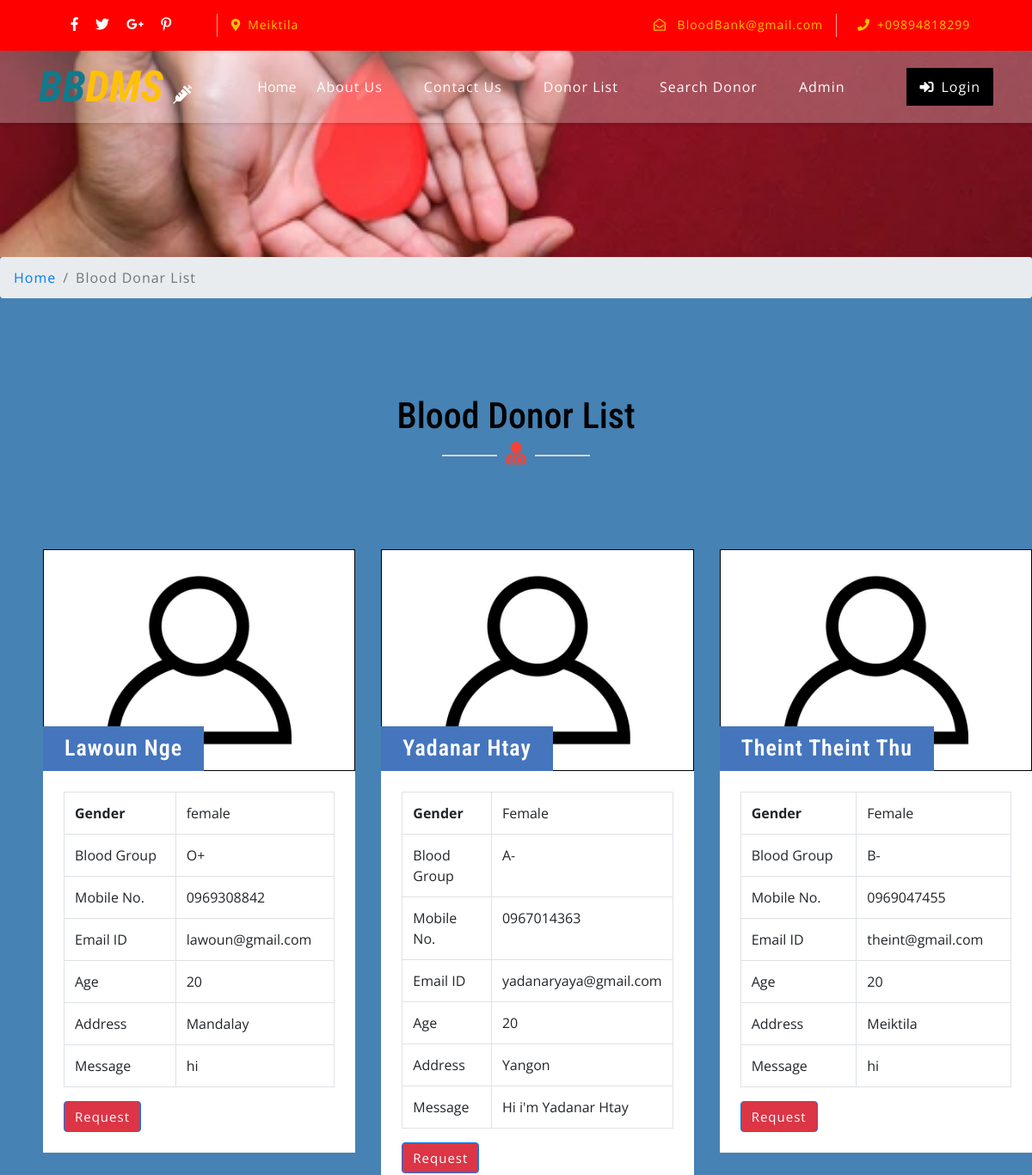
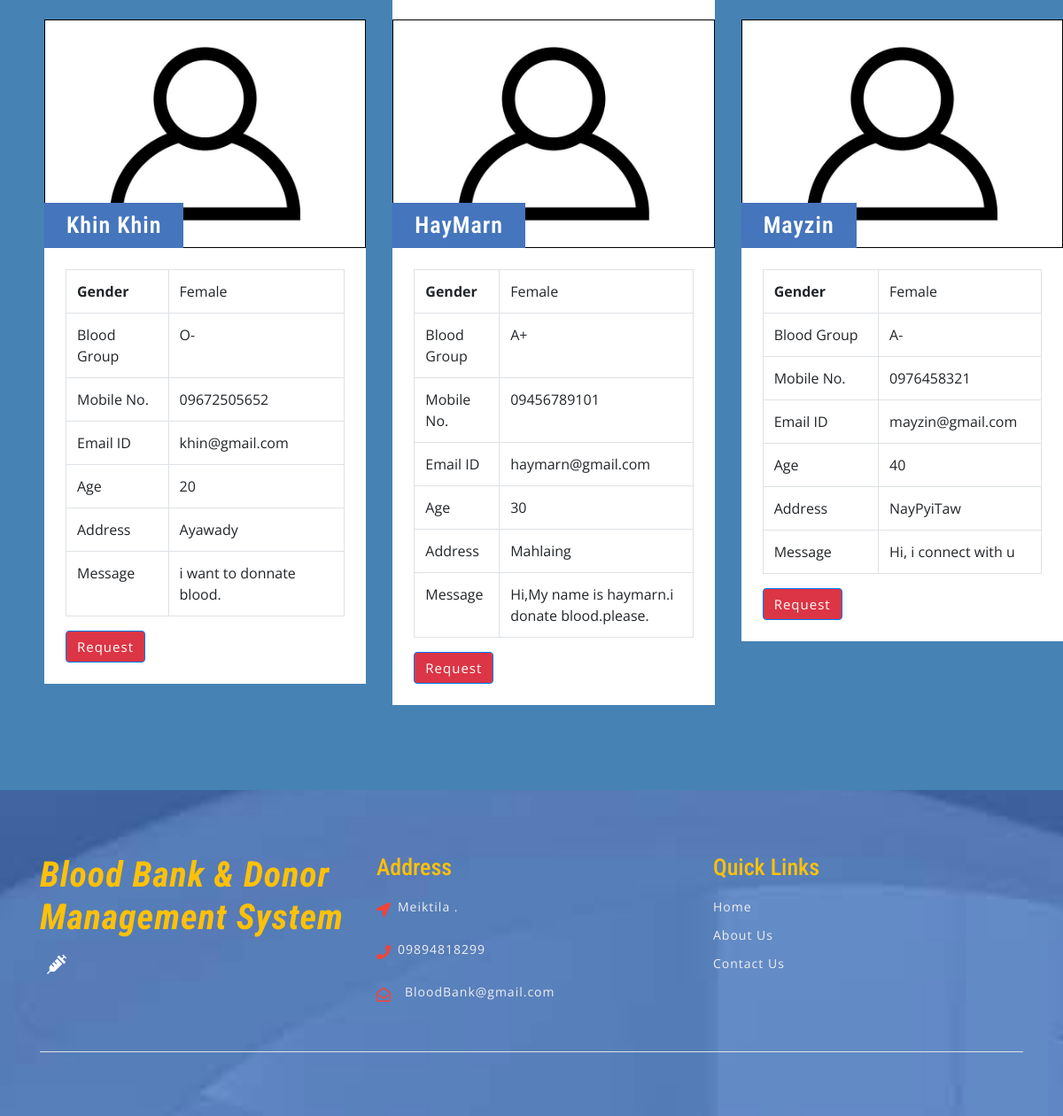
The app's page /bbdms/donor-list.php with its own data (2 pictures, top to bottom).
### tables this page shows
CREATE TABLE `tblcontactusinfo` (
  `id` int(11) NOT NULL,
  `Address` tinytext DEFAULT NULL,
  `EmailId` varchar(255) DEFAULT NULL,
  `ContactNo` char(11) DEFAULT NULL
);

CREATE TABLE `tblblooddonars` (
  `id` int(11) NOT NULL,
  `FullName` varchar(100) DEFAULT NULL,
  `MobileNumber` char(11) DEFAULT NULL,
  `EmailId` varchar(100) DEFAULT NULL,
  `Gender` varchar(20) DEFAULT NULL,
  `Age` int(11) DEFAULT NULL,
  `BloodGroup` varchar(20) DEFAULT NULL,
  `Address` varchar(255) DEFAULT NULL,
  `Message` mediumtext DEFAULT NULL,
  `PostingDate` timestamp NOT NULL DEFAULT current_timestamp(),
  `status` int(1) DEFAULT NULL,
  `Password` varchar(250) DEFAULT NULL
);

### bbdms/donor-list.php (the view, shortened to what this page needs)
<?php
include('includes/config.php');
?>
<!DOCTYPE html>
<html lang="zxx">
<head>
	<link rel="stylesheet" href="css/bootstrap.css">
	<link rel="stylesheet" href="css/style.css" type="text/css" media="all" />
	<link rel="stylesheet" href="css/fontawesome-all.css">
</head>
<body>
	<?php include('includes/header.php');?>
	<div class="inner-banner-w3ls">
	</div>
	<div class="breadcrumb-agile">
		<div aria-label="breadcrumb">
			<ol class="breadcrumb">
				<li class="breadcrumb-item">
					<a href="index.php">Home</a>
				</li>
				<li class="breadcrumb-item active" aria-current="page">Blood Donar List</li>
			</ol>
		</div>
	</div>
	<div class="agileits-contact py-5">
		<div class="py-xl-5 py-lg-3">
			<div class="w3ls-titles text-center mb-5">
				<h3 class="title">Blood Donor List</h3>
				<span>
					<i class="fas fa-user-md"></i>
				</span>
			</div>
			<div class="d-flex">
				<div class="row package-grids mt-5" style="padding-left: 50px;">
				<?php
$status=1;
$sql = "SELECT * from tblblooddonars where status=:status";
$query = $dbh -> prepare($sql);
$query->bindParam(':status',$status,PDO::PARAM_STR);
$query->execute();
$results=$query->fetchAll(PDO::FETCH_OBJ);
if($query->rowCount() > 0)
{
foreach($results as $result)
{ ?>
				<div class="col-md-4 pricing">
					<div class="price-top">
							<img src="images/blood-donor.jpg" alt="Blood Donot" style="border:1px #000 solid" class="img-fluid" />
						<h3><?php echo htmlentities($result->FullName);?>
						</h3>
					</div>
					<div class="price-bottom p-4">
<table class="table table-bordered">
    <tbody>
      <tr>
        <th>Gender</th>
        <td><?php echo htmlentities($result->Gender);?></td>
      </tr>
      <tr>
        <td>Blood Group</td>
        <td><?php echo htmlentities($result->BloodGroup);?></td>
      </tr>
      <tr>
        <td>Mobile No.</td>
        <td><?php echo htmlentities($result->MobileNumber);?></td>
      </tr>
         <tr>
        <td>Email ID</td>
        <td><?php echo htmlentities($result->EmailId);?></td>
      </tr>
               <tr>
        <td>Age</td>
        <td><?php echo htmlentities($result->Age);?></td>
      </tr>
        <tr>
        <td>Address</td>
        <td><?php echo htmlentities($result->Address);?></td>
      </tr>
<tr>
        <td>Message</td>
        <td><?php echo htmlentities($result->Message);?></td>
      </tr>
    </tbody>
</table>
<a class="btn btn-primary" style="color:#fff"  href="contact-blood.php?cid=<?php echo $result->id;?>">Request</a>
					</div>
				</div><br>
			<?php }} ?>
			</div>
			</div>
		</div>
	</div>
	<?php include('includes/footer.php');?>
</body>
</html>

### bbdms/includes/header.php (shortened to what this page needs)
    <header>
        <div class="top-bar py-3">
            <div class="container">
                <div class="row">
                    <div class="col-lg-7 top-social-agile">
                        <div class="row">
                            <ul class="col-lg-4 col-6 top-right-info text-center">
                                <li>
                                    <a href="#">
                                        <i class="fab fa-facebook-f"></i>
                                    </a>
                                </li>
                                <li class="mx-3">
                                    <a href="#">
                                        <i class="fab fa-twitter"></i>
                                    </a>
                                </li>
                                <li>
                                    <a href="#">
                                        <i class="fab fa-google-plus-g"></i>
                                    </a>
                                </li>
                                <li class="ml-3">
                                    <a href="#">
                                        <i class="fab fa-pinterest-p"></i>
                                    </a>
                                </li>
                            </ul><?php
$sql = "SELECT * from tblcontactusinfo";
$query = $dbh -> prepare($sql);
$query->execute();
$results=$query->fetchAll(PDO::FETCH_OBJ);
if($query->rowCount() > 0)
{
foreach($results as $result)
{ ?>
                            <div class="col-6 header-top_w3layouts pl-3 text-lg-left text-center">
                                <p class="text-white">
                                    <i class="fas fa-map-marker-alt mr-2"></i><?php  echo $result->Address; ?></p>
                            </div>
                        </div>
                    </div>
                    <div class="col-lg-5 top-social-agile text-lg-right text-center">
                        <div class="row">
                            <div class="col-lg-7 col-6 top-w3layouts">
                                <p class="text-white">
                                    <i class="far fa-envelope-open mr-2"></i>
                                    <a href="mailto:info@example.com" class="text-white"><?php  echo $result->EmailId; ?></a>
                                </p>
                            </div>
                            <div class="col-lg-5 col-6 header-w3layouts pl-4 text-lg-left">
                                <p class="text-white">
                                    <i class="fas fa-phone mr-2"></i>+<?php  echo $result->ContactNo; ?></p>
                            </div>
                        </div><?php } } ?>
                    </div>
                </div>
            </div>
        </div>
    </header>
    <div id="home">
        <div class="main-top py-1">
            <nav class="navbar navbar-expand-lg navbar-light fixed-navi">
                <div class="container">
                    <h1>
                        <a class="navbar-brand font-weight-bold font-italic" href="index.php">
                            <span>BB</span>DMS
                            <i class="fas fa-syringe"></i>
                        </a>
                    </h1>
                    <div class="collapse navbar-collapse text-center" id="navbarSupportedContent">
                        <ul class="navbar-nav ml-lg-auto">
                            <li class="nav-item active mt-lg-0 mt-3">
                                <a class="nav" href="index.php">Home
                                </a>
                            </li>
                            <li class="nav-item mx-lg-4 my-lg-0 my-3">
                                <a class="nav-link" href="about.php">About Us</a>
                            </li>
                            <li class="nav-item mx-lg-4 my-lg-0 my-3">
                                <a class="nav-link" href="contact.php">Contact Us</a>
                            </li>
                            <li class="nav-item mx-lg-4 my-lg-0 my-3">
                                <a class="nav-link" href="donor-list.php">Donor List</a>
                            </li>
                            <li class="nav-item mx-lg-4 my-lg-0 my-3">
                                <a class="nav-link" href="search-donor.php">Search Donor</a>
                            </li>
                            <?php if (strlen($_SESSION['bbdmsdid']==0)) {?>
                            <li class="nav-item mx-lg-4 my-lg-0 my-3">
                                <a class="nav-link" href="admin/index.php">Admin</a>
                            </li>
                        </ul>
                        <a href="login.php" class="login-button ml-lg-5 mt-lg-0 mt-4 mb-lg-0 mb-3" >
                            <i class="fas fa-sign-in-alt mr-2"></i>Login</a><?php } ?>
                    </div>
                </div>
            </nav>
        </div>
    </div>

### bbdms/includes/footer.php (shortened to what this page needs)
<footer>
    <div class="w3ls-footer-grids pt-sm-4 pt-3">
      <div class="container py-xl-5 py-lg-3">
        <div class="row">
          <div class="col-md-4 w3l-footer">
            <h2 class="mb-sm-3 mb-2">
              <a href="index.php" class="text-white font-italic font-weight-bold">
                <span>Blood Bank & </span>Donor Management System
                <i class="fas fa-syringe ml-2"></i>
              </a>
            </h2>
          </div>
          <div class="col-md-4 w3l-footer my-md-0 my-4">
            <h3 class="mb-sm-3 mb-2 text-white">Address</h3>
            <ul class="list-unstyled">
              <?php
$sql = "SELECT * from tblcontactusinfo";
$query = $dbh -> prepare($sql);
$query->execute();
$results=$query->fetchAll(PDO::FETCH_OBJ);
if($query->rowCount() > 0)
{
foreach($results as $result)
{ ?>
              <li>
                <i class="fas fa-location-arrow float-left"></i>
                <p class="ml-4">
                  <span><?php  echo $result->Address; ?>. </p>
                <div class="clearfix"></div>
              </li>
              <li class="my-3">
                <i class="fas fa-phone float-left"></i>
                <p class="ml-4"><?php  echo $result->ContactNo; ?></p>
                <div class="clearfix"></div>
              </li>
              <li>
                <i class="far fa-envelope-open float-left"></i>
                <a href="mailto:info@example.com" class="ml-3"><?php  echo $result->EmailId; ?></a>
                <div class="clearfix"></div>
              </li>
            <?php } } ?></ul>
          </div>
          <div class="col-md-4 w3l-footer">
            <h3 class="mb-sm-3 mb-2 text-white">Quick Links</h3>
            <div class="nav-w3-l">
              <ul class="list-unstyled">
                <li>
                  <a href="index.php">Home</a>
                </li>
                <li class="mt-2">
                  <a href="about.php">About Us</a>
                </li>
                <li class="mt-2">
                  <a href="contact.php">Contact Us</a>
                </li>
              </ul>
            </div>
          </div>
        </div>
        <div class="border-top mt-5 pt-lg-4 pt-3 pb-lg-0 pb-3 text-center">
        </div>
      </div>
    </div>
  </footer>

### bbdms/css/style.css (style rules this page uses)
body { padding: 0; margin: 0; background: #4682B4; font-family: 'Open Sans', sans-serif; }
body a { transition: 0.5s all; -webkit-transition: 0.5s all; -moz-transition: 0.5s all; -o-transition: 0.5s all; -ms-transition: 0.5s all; text-decoration: none; }
h1, h2, h3, h4, h5, h6 { margin: 0; padding: 0; font-family: 'Roboto Condensed', sans-serif; }
p { margin: 0; padding: 0; font-family: 'Open Sans', sans-serif; font-size: 15px; letter-spacing: 1px; line-height: 1.9; color: #d39e00; }
ul, ol { margin: 0; padding: 0; }
.top-bar { background: red; }
.top-right-info li i { color: #fff; transition: 0.5s all; -webkit-transition: 0.5s all; -moz-transition: 0.5s all; -o-transition: 0.5s all; -ms-transition: 0.5s all; }
.top-right-info li { display: inline-block; }
.header-top_w3layouts p, .header-w3layouts p, .top-w3layouts p { font-size: 14px; }
.header-top_w3layouts, .header-w3layouts { border-left: 1px solid rgba(255, 255, 255, 0.63); }
div#home { position: relative; }
.main-top { position: absolute; z-index: 999; width: 100%; background: rgba(255, 255, 255, 0.26); box-shadow: 0 2px 3px 0 rgba(0, 0, 0, 0.1); -webkit-transition: background-color .1s ease-in-out; -moz-transition: background-color .1s ease-in-out; -ms-transition: background-color .1s ease-in-out; -o-transition: background-color .1s ease-in-out; transition: background-color .1s ease-in-out; }
.navbar-light .navbar-nav .nav-link { padding: 0; color: #fff; background: transparent; font-size: 16px; letter-spacing: 1px; }
nav.fixed-navi ul { list-style: none; margin: 0; padding: 0; }
nav.fixed-navi ul li { float: left; }
a.navbar-brand { color: #f44336; font-size: 50px; padding: 0; }
.navbar-light .navbar-brand, .navbar-light .navbar-brand:hover, .navbar-light .navbar-brand:focus, .w3l-footer h2 a span { color: #ffc107; }
a.navbar-brand span { color: #117a8b; }
a.navbar-brand i, .w3l-footer h2 a i { color: #fff; font-size: 22px; }
a.login-button { color: #fff; letter-spacing: 1px; font-size: 16px; padding: 10px 15px; background: #000; display: inline-block; }
h3.title { color: #000; font-size: 42px; }
.w3ls-titles span { position: relative; }
.w3ls-titles span:before { content: " "; background: #d6d6d6; width: 64px; height: 2px; position: absolute; top: 9px; left: -75px; }
.w3ls-titles span:after { content: " "; background: #d6d6d6; width: 64px; height: 2px; position: absolute; top: 9px; right: -75px; }
.w3ls-titles i { color: #f44336; font-size: 26px; margin-top: 5px; }
.pricing { -webkit-transition: all 0.5s; -moz-transition: all 0.5s; -o-transition: all 0.5s; -ms-transition: all 0.5s; transition: all 0.5s; }
.price-top { position: relative; }
.price-top h3 { font-size: 26px; color: #fff; position: absolute; background: #4575bd; padding: 10px 25px; bottom: 0; letter-spacing: 1px; text-align: center; font-weight: 600; }
.price-bottom { background: #fff; }
.price-bottom a { color: #999; letter-spacing: 1px; font-size: 15px; }
footer { background: url(../images/bg3.jpg) no-repeat center fixed; background-size: cover; -webkit-background-size: cover; -moz-background-size: cover; -o-background-size: cover; -moz-background-size: cover; }
.w3l-footer h2 a { font-size: 40px; letter-spacing: 1px; }
.w3l-footer h3 { font-size: 26px; }
.w3l-footer p, .w3l-footer p a, .w3l-footer ul li a { font-size: 14px; color: #efefef; letter-spacing: 1px; }
.w3l-footer ul li i { color: #f44336; line-height: 2; }
.inner-banner-w3ls { background: url(../images/24.jpg) no-repeat center; background-size: cover; -webkit-background-size: cover; -moz-background-size: cover; -o-background-size: cover; -moz-background-size: cover; height: 20vw; }
.breadcrumb li a { color: #007bff; }
.breadcrumb li { letter-spacing: 1px; color: #000; }

### records on screen
tblcontactusinfo: Address "Meiktila", EmailId "BloodBank@gmail.com", ContactNo "09894818299"
tblblooddonars: FullName "Lawoun Nge", Gender "female", BloodGroup "O+", MobileNumber "0969308842", EmailId "lawoun@gmail.com", Age "20", Address "Mandalay", Message "hi"
tblblooddonars: FullName "Yadanar Htay", Gender "Female", BloodGroup "A-", MobileNumber "0967014363", EmailId "yadanaryaya@gmail.com", Age "20", Address "Yangon", Message "Hi i'm Yadanar Htay"
tblblooddonars: FullName "Theint Theint Thu", Gender "Female", BloodGroup "B-", MobileNumber "0969047455", EmailId "theint@gmail.com", Age "20", Address "Meiktila", Message "hi"
tblblooddonars: FullName "Khin Khin", Gender "Female", BloodGroup "O-", MobileNumber "09672505652", EmailId "khin@gmail.com", Age "20", Address "Ayawady", Message "i want to donnate blood."
tblblooddonars: FullName "HayMarn", Gender "Female", BloodGroup "A+", MobileNumber "09456789101", EmailId "haymarn@gmail.com", Age "30", Address "Mahlaing", Message "Hi,My name is haymarn.i donate blood.please."
tblblooddonars: FullName "Mayzin", Gender "Female", BloodGroup "A-", MobileNumber "0976458321", EmailId "mayzin@gmail.com", Age "40", Address "NayPyiTaw", Message "Hi, i connect with u"
